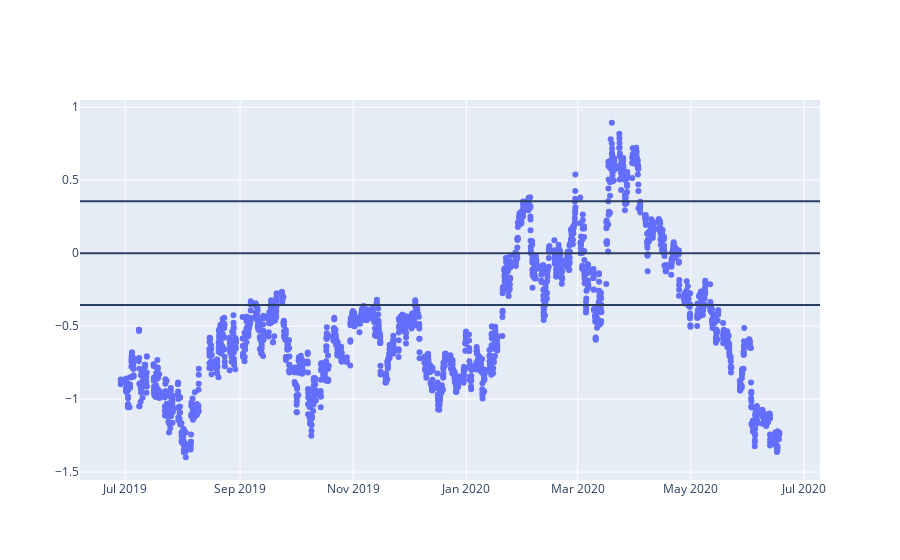

The notebook cell saved with this chart:
### Markdown cell above
These graph is belong to test data, between 2019-July and 2020-July, and UCL and LCL are seen here.

### Code cell
fig = go.Figure()

fig.add_trace(go.Scatter(x=test_df1.index, 
                        y=test_df1['Residuals'],
                        mode='markers',
                        name='reality'))

fig.add_hline(UCL)
fig.add_hline(LCL)
fig.add_hline(mean)

fig.show()

### Figure 1 — Plotly figure (JSON) as saved in the notebook; plotly's stock layout.template omitted (floating-point values rounded to 4 significant figures; data arrays with more than 128 entries replaced by an {"elided": "..."} marker saying what was removed)
{"data": [{"mode": "markers", "name": "reality", "type": "scatter", "x": {"elided": "2400 str values"}, "y": {"elided": "2400 float values"}}], "layout": {"shapes": [{"type": "line", "x0": 0, "x1": 1, "xref": "x domain", "y0": 0.3552, "y1": 0.3552, "yref": "y"}, {"type": "line", "x0": 0, "x1": 1, "xref": "x domain", "y0": -0.3552, "y1": -0.3552, "yref": "y"}, {"type": "line", "x0": 0, "x1": 1, "xref": "x domain", "y0": 1.285e-16, "y1": 1.285e-16, "yref": "y"}]}}
